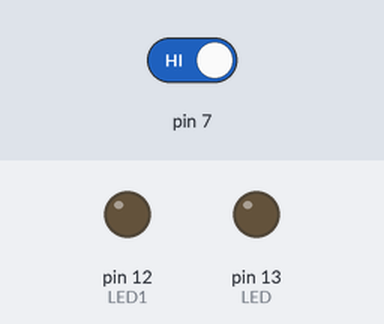
This sketch was run on a simulated Arduino Uno, built with avr-gcc and run on an emulated ATmega328P. Parts: output pins drawn as LEDs (lit = HIGH). The test bench sets the inputs (shaded band); at power-on: pin 7 HIGH.

Above: at 1.8 s.
1.9 s: pin 7 driven LOW
At 2.5 s:
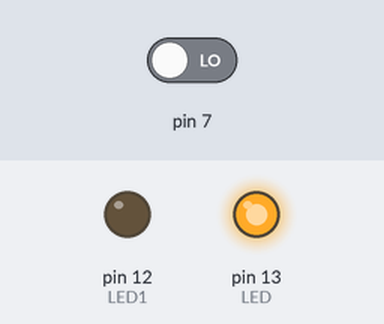
At 3.3 s:
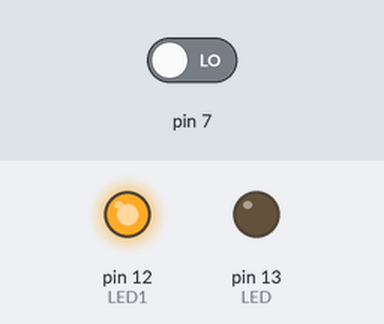
4.9 s: pin 7 driven HIGH
At 5.8 s:
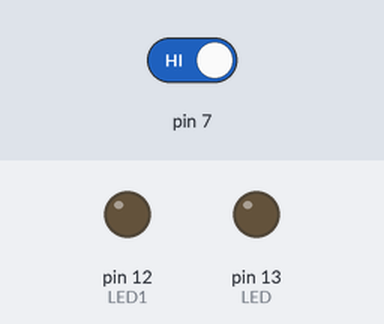
Timing chart, 0 to 7.9 s (numbered marks = the images above; inputs shaded):
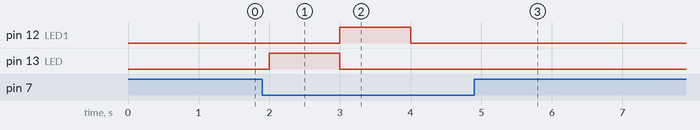

The sketch:

PulsadorRetentivoParaAcionamentoDe2LedsPiscante.ino
```cpp
// C++ code
//

# define LED 13 // Pino com nome LED (LED Verde)
# define LED1 12 // Pino com nome LED (LED Vermelha)

bool x=0; // Variável Booleana 0 ou 1
bool FLAG;

void setup()
{
  pinMode(7, INPUT);
  pinMode(13, OUTPUT);
  pinMode(12, OUTPUT);
}

void loop()
{
  if(digitalRead(7)==LOW && x==0)
  FLAG=1;
  if(FLAG==1)
  {digitalWrite(LED, HIGH);
  digitalWrite(LED1, LOW);
  delay(1000);
  digitalWrite(LED, LOW);
  digitalWrite(LED1, HIGH);
  delay(1000);
  x=1;}
  if(digitalRead(7)==LOW && x==1)
  FLAG=0;
  if(FLAG==0)
  {digitalWrite(LED, LOW);
  digitalWrite(LED1, LOW);
  delay(1000);
  x=0;
  }
}
```

Measured:
- after the input at 1.9 s, pin 12 (LED1): LOW → HIGH after 1.1 s, → LOW 1.0 s later; pin 13 (LED): LOW → HIGH after 0.10 s, → LOW 1.0 s later
- after the input at 4.9 s, pin 12 (LED1), pin 13 (LED): stops changing and stays LOW
